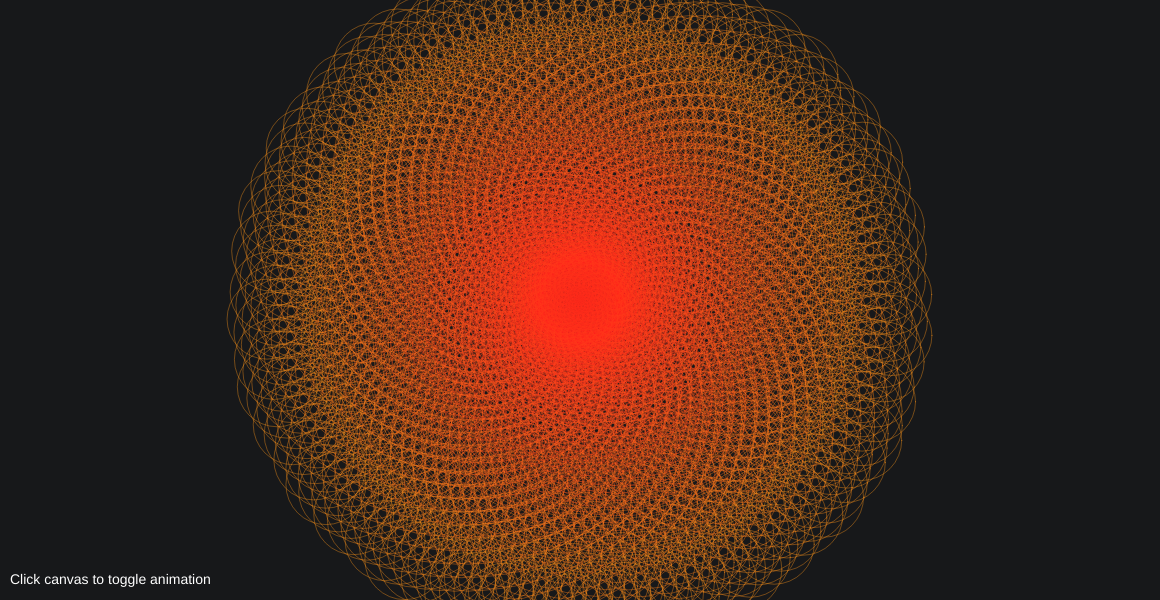
Frame 1 (no input)
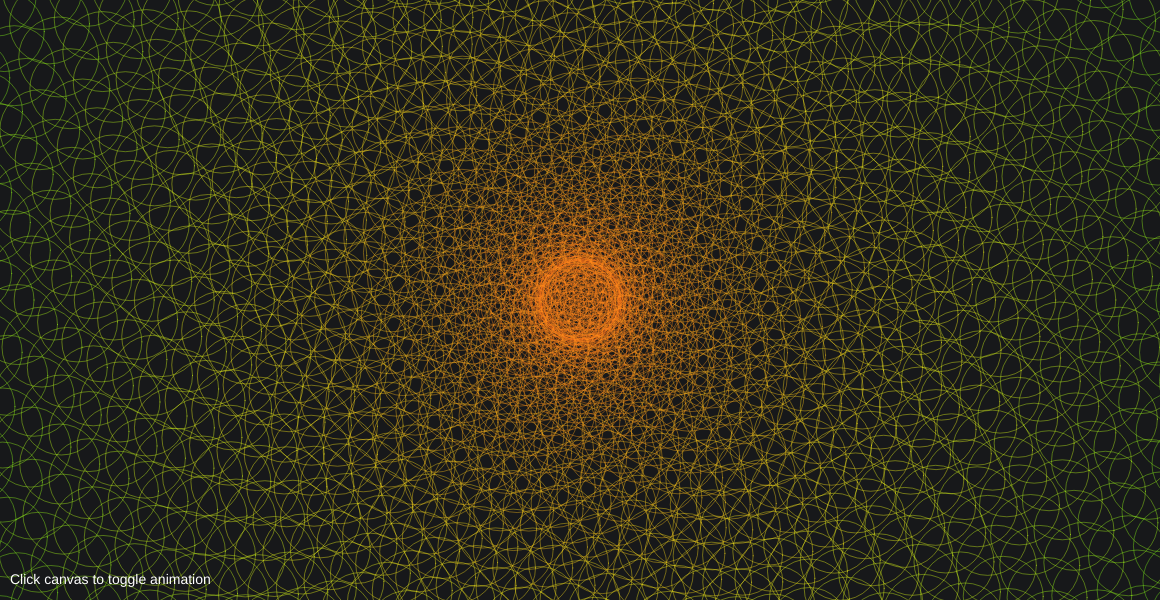
Frame 60 (no input)
Frame 120 (the mouse pressed at the canvas centre since frame 60): identical to frame 60, image omitted

The p5.js sketch that drew these frames (run headless with seeded random() and noise() and a simulated clock; from frame 60 on, the mouse is pressed at the canvas centre):

// p5.js sketch
// ── sketch.js
let points = []; // Array to store point information
let numPoints = 3000; // Number of points to draw
let goldenAngle = 137.5; // The golden angle in degrees
let distanceIncrement = 0.1; // Start with minimum distance
let shapeSize = 80; // Changed from 5 to 30 (50% of max 60)
let centerX, centerY; // Center of the canvas
let angularOffset = 0; // Initial angular offset in degrees
let shapeType = 'circle'; // Changed from 'square' to 'circle'
let drawStyle = 'outline'; // Changed from 'filled' to 'outline'

// Animation variables
let isAnimating = true;
let animationSpeed = 0.005;
let minDistance = 0.1;
let maxDistance = 1.0;
let animationDirection = 1;

// Rotation variables
let rotationSpeed = 1.5; // Degrees per frame
let squareRotationOffset = 0; // Additional rotation for squares

// Color variables
let hueOffset = 0;
let hueSpeed = 0.4;
let hueRange = 60; // Controls how much the hue varies with distance (default 60 degrees)

// Modify the canvas size variables
const CANVAS_HEIGHT = 600; // Fixed height
const CANVAS_MAX_WIDTH = 1200;
const CANVAS_MIN_WIDTH = 400;

// Base Shape class
class Shape {
  constructor(x, y, size, hue, saturation, brightness, fillAlpha, strokeAlpha) {
    this.x = x;
    this.y = y;
    this.size = size;
    this.hue = hue;
    this.saturation = saturation;
    this.brightness = brightness;
    this.fillAlpha = fillAlpha;
    this.strokeAlpha = strokeAlpha;
  }

  setStyle(drawStyle) {
    if (drawStyle === 'filled' || drawStyle === 'both') {
      fill(this.hue, this.saturation, this.brightness, this.fillAlpha);
    } else {
      noFill();
    }

    if (drawStyle === 'outline' || drawStyle === 'both') {
      stroke(this.hue, this.saturation, this.brightness, this.strokeAlpha);
      strokeWeight(1);
    } else {
      noStroke();
    }
  }

  draw(drawStyle) {
    this.setStyle(drawStyle);
    this._drawShape();
  }

  _drawShape() {
    // To be implemented by subclasses
  }
}

class Square extends Shape {
  constructor(x, y, size, hue, saturation, brightness, fillAlpha, strokeAlpha, rotation) {
    super(x, y, size, hue, saturation, brightness, fillAlpha, strokeAlpha);
    this.rotation = rotation;
  }

  _drawShape() {
    push();
    translate(this.x, this.y);
    rotate(this.rotation);
    rectMode(CENTER);
    rect(0, 0, this.size, this.size);
    pop();
  }
}

class Circle extends Shape {
  _drawShape() {
    ellipse(this.x, this.y, this.size, this.size);
  }
}

class Triangle extends Shape {
  _drawShape() {
    push();
    translate(this.x, this.y);
    beginShape();
    const r = this.size / 2;
    for (let i = 0; i < 3; i++) {
      let angle = TWO_PI * i / 3 - HALF_PI;
      vertex(cos(angle) * r, sin(angle) * r);
    }
    endShape(CLOSE);
    pop();
  }
}

function setup() {
  // Calculate canvas width based on window width
  canvasSize = constrain(windowWidth - 40, CANVAS_MIN_WIDTH, CANVAS_MAX_WIDTH);

  // Create controls first
  let controlsDiv = createDiv();
  controlsDiv.class('controls-container');
  controlsDiv.style('width', `${canvasSize}px`);

  // Helper function to create a control container
  function createControlGroup(title) {
    let group = createDiv();
    group.class('control-group');
    group.child(createP(title));
    return group;
  }

  // Shape Count Control
  let countGroup = createControlGroup('Number of Shapes');
  countGroup.parent(controlsDiv);
  let pointsSlider = createSlider(100, 5000, numPoints, 100);
  pointsSlider.parent(countGroup);
  pointsSlider.input(() => { numPoints = pointsSlider.value(); });

  // Shape Size Control - double the range to 120
  let sizeGroup = createControlGroup('Shape Size');
  sizeGroup.parent(controlsDiv);
  let sizeSlider = createSlider(1, 120, shapeSize, 1);
  sizeSlider.parent(sizeGroup);
  sizeSlider.input(() => { shapeSize = sizeSlider.value(); });

  // Rotation Speed Control
  let rotationGroup = createControlGroup('Rotation Speed');
  rotationGroup.parent(controlsDiv);
  let rotationSlider = createSlider(0, 2, rotationSpeed, 0.1);
  rotationSlider.parent(rotationGroup);
  rotationSlider.input(() => { rotationSpeed = rotationSlider.value(); });

  // Hue Speed Control
  let hueSpeedGroup = createControlGroup('Hue Speed');
  hueSpeedGroup.parent(controlsDiv);
  let hueSlider = createSlider(0, 5, hueSpeed, 0.1);
  hueSlider.parent(hueSpeedGroup);
  hueSlider.input(() => { hueSpeed = hueSlider.value(); });

  // Color Range Control
  let hueRangeGroup = createControlGroup('Color Range');
  hueRangeGroup.parent(controlsDiv);
  let hueRangeSlider = createSlider(0, 180, hueRange, 5);
  hueRangeSlider.parent(hueRangeGroup);
  hueRangeSlider.input(() => { hueRange = hueRangeSlider.value(); });

  // Shape Type Control
  let shapeTypeGroup = createControlGroup('Shape Type');
  shapeTypeGroup.parent(controlsDiv);
  let shapeSelect = createSelect();
  shapeSelect.option('Square', 'square');
  shapeSelect.option('Circle', 'circle');
  shapeSelect.option('Triangle', 'triangle');
  shapeSelect.selected('circle'); // Change default selection
  shapeSelect.parent(shapeTypeGroup);
  shapeSelect.changed(() => { shapeType = shapeSelect.value(); });

  // Drawing Style Control with radio buttons
  let styleGroup = createControlGroup('Drawing Style');
  styleGroup.parent(controlsDiv);

  let radioGroup = createDiv();
  radioGroup.class('radio-group');
  radioGroup.parent(styleGroup);

  // Helper function to create a radio button with label
  function createRadioOption(value, labelText) {
    let label = createElement('label');
    let radio = createElement('input');
    radio.attribute('type', 'radio');
    radio.attribute('name', 'drawStyle');
    radio.attribute('value', value);
    if (value === 'outline') radio.attribute('checked', true); // Change default checked state

    label.child(radio);
    label.html(labelText, true);
    return label;
  }

  // Create and add all radio options
  radioGroup.child(createRadioOption('filled', 'Filled'));
  radioGroup.child(createRadioOption('outline', 'Outline'));
  radioGroup.child(createRadioOption('both', 'Both'));

  // Add change handler for radio buttons
  radioGroup.elt.addEventListener('change', (e) => {
    if (e.target.type === 'radio') {
      drawStyle = e.target.value;
    }
  });

  // Create canvas after controls
  let cnv = createCanvas(canvasSize, CANVAS_HEIGHT);
  centerX = width / 2;
  centerY = height / 2;

  // Set color mode to HSB for easier color manipulation
  colorMode(HSB, 360, 100, 100, 100);
  background(220, 10, 10);
  loop();

  // Add mouse click handler specifically for the canvas
  cnv.mousePressed(toggleAnimation);
}

function draw() {
  // Use a dark background with a hint of color
  background(220, 10, 10);

  // Update animation variables if animating
  if (isAnimating) {
    updateDistanceAnimation();
    // Update rotation
    angularOffset = (angularOffset + rotationSpeed) % 360;
    // Update square rotation
    squareRotationOffset = (squareRotationOffset + rotationSpeed * 2) % 360;
    // Update hue offset for color cycling
    hueOffset = (hueOffset + hueSpeed) % 360;
  }

  calculatePoints();
  drawShapes();

  // Display current values
  fill(0, 0, 100);
  noStroke();
  textSize(14);
  text(`Click canvas to toggle animation`, 10, height - 16);
}

function updateDistanceAnimation() {
  // Better proportional speed algorithm
  // Use a logarithmic or quadratic scale to ensure more uniform perceived speed
  let normalizedPosition = (distanceIncrement - minDistance) / (maxDistance - minDistance); // 0 to 1

  // Make animation slower when distance is small, faster when distance is large
  // Using a quadratic equation to create more uniform perceived change
  let speedFactor = 0.4 + 0.6 * normalizedPosition * normalizedPosition;
  let adjustedSpeed = animationSpeed * speedFactor * 2.5;

  // Update distance increment based on animation direction
  distanceIncrement += adjustedSpeed * animationDirection;

  // Reverse direction when reaching min or max
  if (distanceIncrement >= maxDistance) {
    distanceIncrement = maxDistance;
    animationDirection = -1;
  } else if (distanceIncrement <= minDistance) {
    distanceIncrement = minDistance;
    animationDirection = 1;
  }
}

function calculatePoints() {
  points = [];

  for (let i = 0; i < numPoints; i++) {
    // Calculate the distance from center (increases with each point)
    let distance = i * distanceIncrement;

    // Calculate the angle in radians (converting from degrees)
    let angle = radians(angularOffset + i * goldenAngle);

    // Calculate x and y position
    let x = centerX + cos(angle) * distance;
    let y = centerY + sin(angle) * distance;

    // Calculate color values
    let distFromCenter = dist(x, y, centerX, centerY);
    let hue = (hueOffset + map(distFromCenter, 0, width / 2, 0, hueRange)) % 360;
    let saturation = 90;
    let brightness = 100;
    let fillAlpha = 5;
    let strokeAlpha = 40;

    // Create the appropriate shape object based on shapeType
    let shape;
    let rotation = radians(squareRotationOffset + i * (360 / numPoints) * 0.5);

    switch (shapeType) {
      case 'square':
        shape = new Square(x, y, shapeSize, hue, saturation, brightness, fillAlpha, strokeAlpha, rotation);
        break;
      case 'circle':
        shape = new Circle(x, y, shapeSize, hue, saturation, brightness, fillAlpha, strokeAlpha);
        break;
      case 'triangle':
        shape = new Triangle(x, y, shapeSize, hue, saturation, brightness, fillAlpha, strokeAlpha);
        break;
    }

    points.push(shape);
  }
}

function drawShapes() {
  for (let shape of points) {
    shape.draw(drawStyle);
  }
}

// Function to toggle animation state
function toggleAnimation() {
  isAnimating = !isAnimating;
  if (isAnimating) {
    loop();
  } else {
    noLoop();
  }
}

function windowResized() {
  // Recalculate canvas width
  canvasSize = constrain(windowWidth - 40, CANVAS_MIN_WIDTH, CANVAS_MAX_WIDTH);
  resizeCanvas(canvasSize, CANVAS_HEIGHT);

  // Update center points
  centerX = width / 2;
  centerY = height / 2;

  // Update controls container width
  select('.controls-container').style('width', `${canvasSize}px`);
}

// ── style.css
body {
  margin: 0;
  padding: 20px;
  display: flex;
  flex-direction: column;
  align-items: center;
  gap: 20px;
}

.controls-container {
  display: grid;
  grid-template-columns: repeat(auto-fit, minmax(180px, 1fr));
  gap: 10px;
  order: -1;
}

.control-group {
  padding: 5px;
  background-color: #f0f0f0;
  border-radius: 5px;
}

.control-group p {
  margin: 0 0 5px 0;
}

.control-group input[type="range"],
.control-group select,
.control-group button {
  width: 90%;
}

.control-group .radio-group {
  display: flex;
  gap: 10px;
  margin: 5px;
}

.radio-group label {
  display: flex;
  align-items: center;
  gap: 4px;
}
